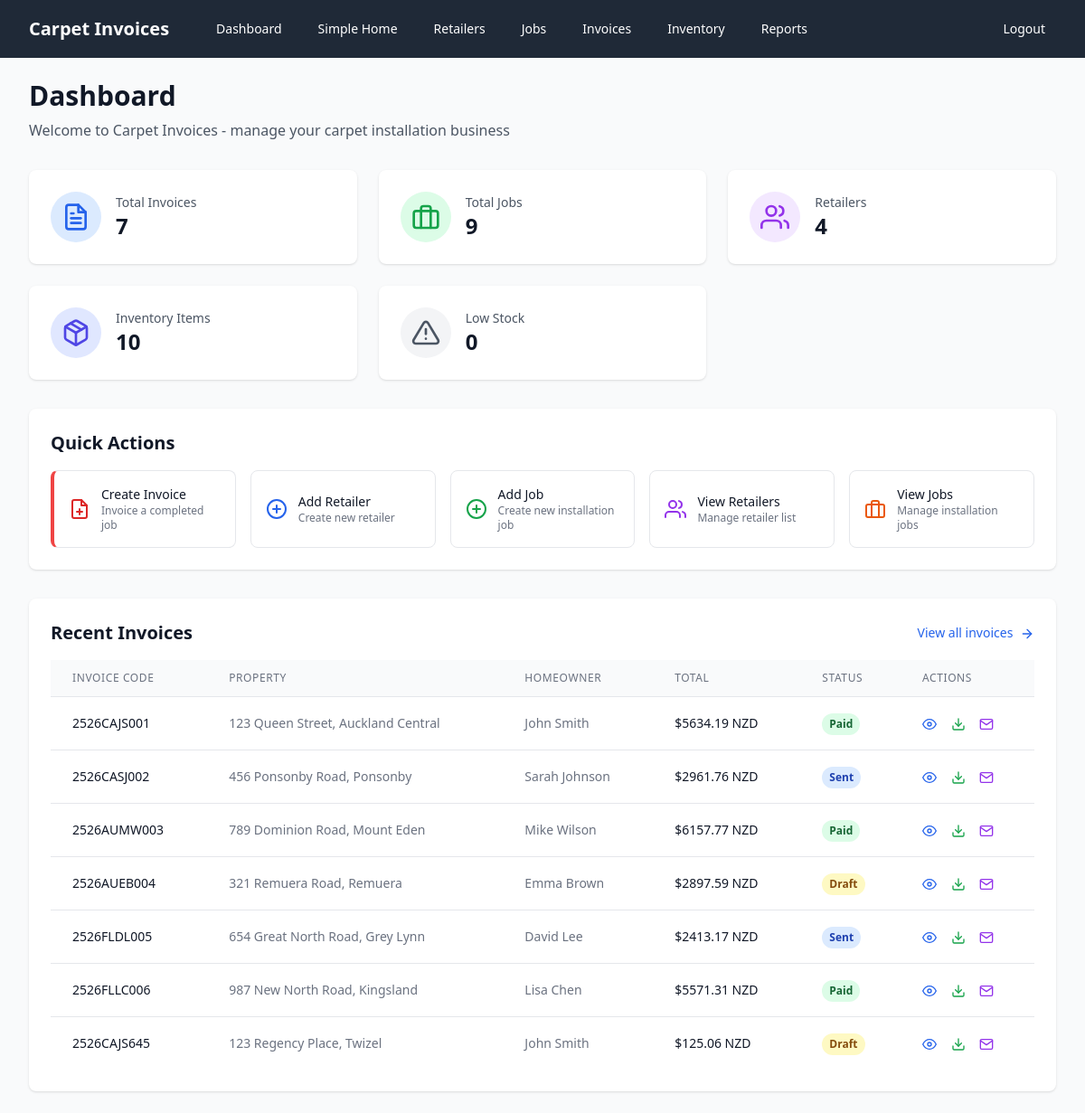
The page / (signed in) on the database as committed earlier.
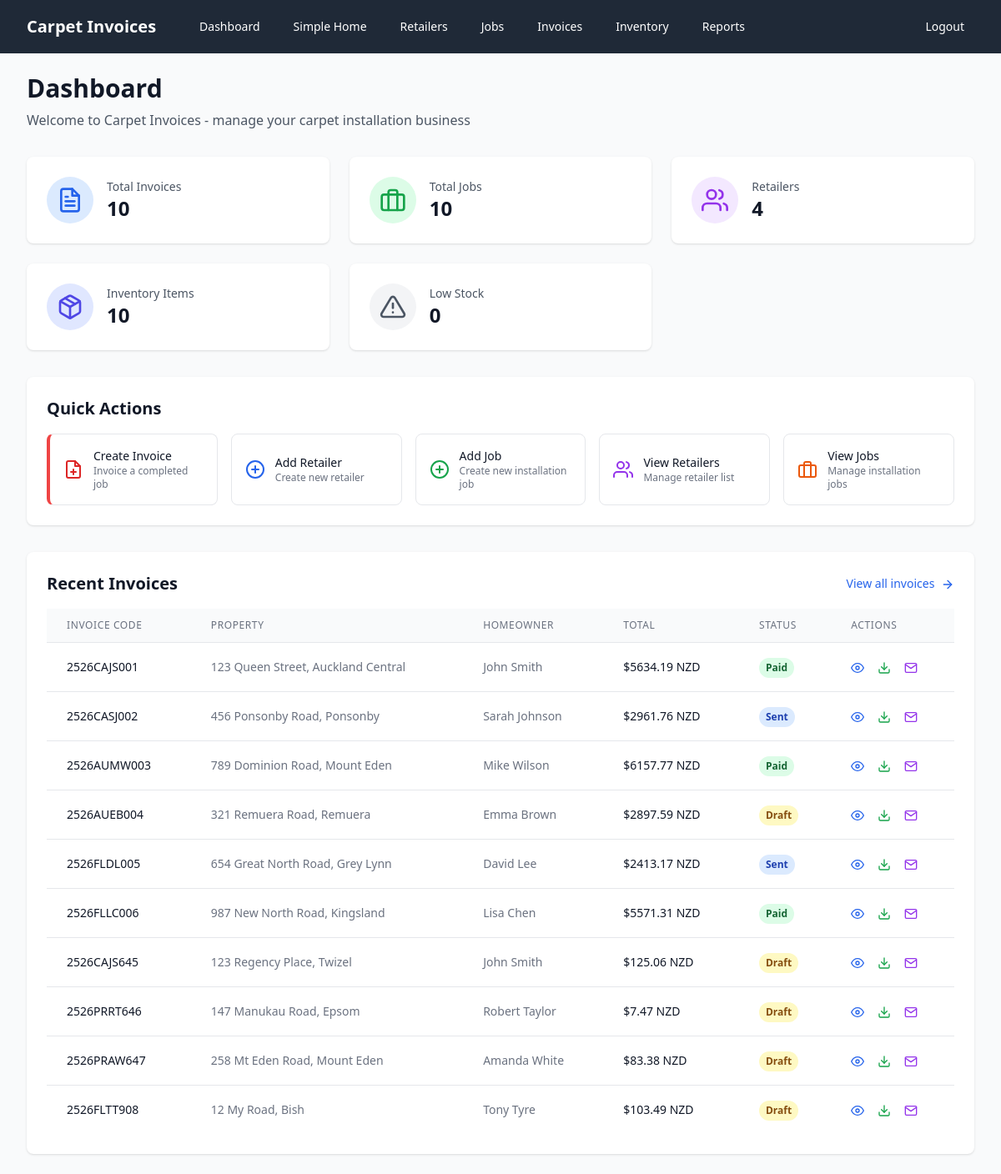
The same page on the database as committed later.
### models.py (models this page shows, shortened)
class Invoice(db.Model):
    id = db.Column(db.Integer, primary_key=True)
    invoice_code = db.Column(db.String(100), unique=True, nullable=False, index=True)
    job_id = db.Column(db.Integer, ForeignKey('job.id'), nullable=False, index=True)
    date_created = db.Column(db.Date, nullable=False, default=datetime.now().date, index=True)
    status = db.Column(db.String(20), nullable=False, default='draft', index=True)  # draft, sent, paid
    gst_percentage = db.Column(db.Float, nullable=False, default=15.0)
    subtotal = db.Column(db.Float, nullable=False, default=0.0)
    gst_amount = db.Column(db.Float, nullable=False, default=0.0)
    total = db.Column(db.Float, nullable=False, default=0.0, index=True)
    job = relationship("Job", back_populates="invoices")
    lines = relationship("InvoiceLine", back_populates="invoice", cascade="all, delete-orphan")
    files = relationship("FileStore", back_populates="invoice", cascade="all, delete-orphan")

class Job(db.Model):
    id = db.Column(db.Integer, primary_key=True)
    street_address = db.Column(db.String(200), nullable=False)
    suburb = db.Column(db.String(100), nullable=False)
    town_city = db.Column(db.String(100), nullable=False)
    retailer_id = db.Column(db.Integer, ForeignKey('retailer.id'), nullable=False)
    homeowner_name = db.Column(db.String(100), nullable=False)
    homeowner_phone = db.Column(db.String(20), nullable=False)
    date_completed = db.Column(db.Date, nullable=False)
    retailer = relationship("Retailer", back_populates="jobs")
    invoices = relationship("Invoice", back_populates="job")

### app.py (the view)
@app.route('/')
def index():
    if not session.get('logged_in'):
        return redirect(url_for('login'))
    recent_invoices = db.session.query(Invoice).join(Job).join(Retailer).limit(10).all()
    total_invoices = db.session.query(Invoice).count()
    total_jobs = db.session.query(Job).count()
    total_retailers = db.session.query(Retailer).count()
    total_inventory_items = db.session.query(InventoryItem).filter_by(is_active=True).count()
    low_stock_items = db.session.query(InventoryItem).filter_by(is_active=True).filter(
        InventoryItem.current_stock <= InventoryItem.minimum_stock
    ).count()
    total_inventory_value = db.session.query(
        db.func.sum(InventoryItem.current_stock * InventoryItem.unit_cost)
    ).filter_by(is_active=True).scalar() or 0
    return render_template('index.html',
                         recent_invoices=recent_invoices,
                         total_invoices=total_invoices,
                         total_jobs=total_jobs,
                         total_retailers=total_retailers,
                         total_inventory_items=total_inventory_items,
                         low_stock_items=low_stock_items,
                         total_inventory_value=total_inventory_value)

### app.py (called while the page is built)
def format_nz_currency(amount):
    return f"${amount:.2f} NZD"

@app.template_filter('nz_currency')
def nz_currency_filter(amount):
    return format_nz_currency(amount)

### templates/index.html (shortened to what this page needs)
{% extends "base.html" %}
{% block content %}
<div class="mb-8">
    <h1 class="text-3xl font-bold text-gray-900">Dashboard</h1>
    <p class="mt-2 text-gray-600">Welcome to Carpet Invoices - manage your carpet installation business</p>
</div>
<div class="grid grid-cols-1 md:grid-cols-2 lg:grid-cols-3 xl:grid-cols-6 gap-6 mb-8">
    <div class="bg-white rounded-lg shadow p-6">
        <div class="flex items-center">
            <div class="p-3 rounded-full bg-blue-100">
                <i data-feather="file-text" class="h-8 w-8 text-blue-600"></i>
            </div>
            <div class="ml-4">
                <p class="text-sm font-medium text-gray-600">Total Invoices</p>
                <p class="text-2xl font-bold text-gray-900">{{ total_invoices }}</p>
            </div>
        </div>
    </div>
    <div class="bg-white rounded-lg shadow p-6">
        <div class="flex items-center">
            <div class="p-3 rounded-full bg-green-100">
                <i data-feather="briefcase" class="h-8 w-8 text-green-600"></i>
            </div>
            <div class="ml-4">
                <p class="text-sm font-medium text-gray-600">Total Jobs</p>
                <p class="text-2xl font-bold text-gray-900">{{ total_jobs }}</p>
            </div>
        </div>
    </div>
    <div class="bg-white rounded-lg shadow p-6">
        <div class="flex items-center">
            <div class="p-3 rounded-full bg-purple-100">
                <i data-feather="users" class="h-8 w-8 text-purple-600"></i>
            </div>
            <div class="ml-4">
                <p class="text-sm font-medium text-gray-600">Retailers</p>
                <p class="text-2xl font-bold text-gray-900">{{ total_retailers }}</p>
            </div>
        </div>
    </div>
    <div class="bg-white rounded-lg shadow p-6">
        <div class="flex items-center">
            <div class="p-3 rounded-full bg-indigo-100">
                <i data-feather="package" class="h-8 w-8 text-indigo-600"></i>
            </div>
            <div class="ml-4">
                <p class="text-sm font-medium text-gray-600">Inventory Items</p>
                <p class="text-2xl font-bold text-gray-900">{{ total_inventory_items }}</p>
            </div>
        </div>
    </div>
    <div class="bg-white rounded-lg shadow p-6">
        <div class="flex items-center">
            <div class="p-3 rounded-full {% if low_stock_items > 0 %}bg-orange-100{% else %}bg-gray-100{% endif %}">
                <i data-feather="alert-triangle" class="h-8 w-8 {% if low_stock_items > 0 %}text-orange-600{% else %}text-gray-600{% endif %}"></i>
            </div>
            <div class="ml-4">
                <p class="text-sm font-medium text-gray-600">Low Stock</p>
                <p class="text-2xl font-bold {% if low_stock_items > 0 %}text-orange-600{% else %}text-gray-900{% endif %}">{{ low_stock_items }}</p>
            </div>
        </div>
    </div>
</div>
<div class="bg-white rounded-lg shadow mb-8">
    <div class="p-6">
        <h2 class="text-xl font-semibold text-gray-900 mb-4">Quick Actions</h2>
        <div class="grid grid-cols-1 sm:grid-cols-2 lg:grid-cols-5 gap-4">
            <a href="{{ url_for('jobs') }}" class="flex items-center p-4 border border-gray-200 rounded-lg hover:bg-gray-50 transition duration-200 border-l-4 border-l-red-500">
                <div class="flex-shrink-0">
                    <i data-feather="file-plus" class="h-6 w-6 text-red-600"></i>
                </div>
                <div class="ml-3">
                    <p class="text-sm font-medium text-gray-900">Create Invoice</p>
                    <p class="text-xs text-gray-500">Invoice a completed job</p>
                </div>
            </a>
            <a href="{{ url_for('add_retailer') }}" class="flex items-center p-4 border border-gray-200 rounded-lg hover:bg-gray-50 transition duration-200">
                <div class="flex-shrink-0">
                    <i data-feather="plus-circle" class="h-6 w-6 text-blue-600"></i>
                </div>
                <div class="ml-3">
                    <p class="text-sm font-medium text-gray-900">Add Retailer</p>
                    <p class="text-xs text-gray-500">Create new retailer</p>
                </div>
            </a>
            <a href="{{ url_for('add_job') }}" class="flex items-center p-4 border border-gray-200 rounded-lg hover:bg-gray-50 transition duration-200">
                <div class="flex-shrink-0">
                    <i data-feather="plus-circle" class="h-6 w-6 text-green-600"></i>
                </div>
                <div class="ml-3">
                    <p class="text-sm font-medium text-gray-900">Add Job</p>
                    <p class="text-xs text-gray-500">Create new installation job</p>
                </div>
            </a>
            <a href="{{ url_for('retailers') }}" class="flex items-center p-4 border border-gray-200 rounded-lg hover:bg-gray-50 transition duration-200">
                <div class="flex-shrink-0">
                    <i data-feather="users" class="h-6 w-6 text-purple-600"></i>
                </div>
                <div class="ml-3">
                    <p class="text-sm font-medium text-gray-900">View Retailers</p>
                    <p class="text-xs text-gray-500">Manage retailer list</p>
                </div>
            </a>
            <a href="{{ url_for('jobs') }}" class="flex items-center p-4 border border-gray-200 rounded-lg hover:bg-gray-50 transition duration-200">
                <div class="flex-shrink-0">
                    <i data-feather="briefcase" class="h-6 w-6 text-orange-600"></i>
                </div>
                <div class="ml-3">
                    <p class="text-sm font-medium text-gray-900">View Jobs</p>
                    <p class="text-xs text-gray-500">Manage installation jobs</p>
                </div>
            </a>
        </div>
    </div>
</div>
<div class="bg-white rounded-lg shadow">
    <div class="p-6">
        <div class="flex items-center justify-between mb-4">
            <h2 class="text-xl font-semibold text-gray-900">Recent Invoices</h2>
            <a href="{{ url_for('invoices') }}" class="text-blue-600 hover:text-blue-800 font-medium text-sm">
                View all invoices
                <i data-feather="arrow-right" class="inline h-4 w-4 ml-1"></i>
            </a>
        </div>
        {% if recent_invoices %}
        <div class="overflow-x-auto">
            <table class="min-w-full divide-y divide-gray-200">
                <thead class="bg-gray-50">
                    <tr>
                        <th class="px-6 py-3 text-left text-xs font-medium text-gray-500 uppercase tracking-wider">Invoice Code</th>
                        <th class="px-6 py-3 text-left text-xs font-medium text-gray-500 uppercase tracking-wider">Property</th>
                        <th class="px-6 py-3 text-left text-xs font-medium text-gray-500 uppercase tracking-wider">Homeowner</th>
                        <th class="px-6 py-3 text-left text-xs font-medium text-gray-500 uppercase tracking-wider">Total</th>
                        <th class="px-6 py-3 text-left text-xs font-medium text-gray-500 uppercase tracking-wider">Status</th>
                        <th class="px-6 py-3 text-left text-xs font-medium text-gray-500 uppercase tracking-wider">Actions</th>
                    </tr>
                </thead>
                <tbody class="bg-white divide-y divide-gray-200">
                    {% for invoice in recent_invoices %}
                    <tr class="hover:bg-gray-50">
                        <td class="px-6 py-4 whitespace-nowrap text-sm font-medium text-gray-900">
                            {{ invoice.invoice_code }}
                        </td>
                        <td class="px-6 py-4 whitespace-nowrap text-sm text-gray-500">
                            {{ invoice.job.street_address }}, {{ invoice.job.suburb }}
                        </td>
                        <td class="px-6 py-4 whitespace-nowrap text-sm text-gray-500">
                            {{ invoice.job.homeowner_name }}
                        </td>
                        <td class="px-6 py-4 whitespace-nowrap text-sm text-gray-900 font-medium">
                            {{ invoice.total | nz_currency }}
                        </td>
                        <td class="px-6 py-4 whitespace-nowrap">
                            <span class="inline-flex px-2 py-1 text-xs font-semibold rounded-full
                                {% if invoice.status == 'paid' %}bg-green-100 text-green-800
                                {% elif invoice.status == 'sent' %}bg-blue-100 text-blue-800
                                {% else %}bg-yellow-100 text-yellow-800{% endif %}">
                                {{ invoice.status.title() }}
                            </span>
                        </td>
                        <td class="px-6 py-4 whitespace-nowrap text-sm font-medium">
                            <a href="{{ url_for('invoice_preview', invoice_id=invoice.id) }}" class="text-blue-600 hover:text-blue-800 mr-3">
                                <i data-feather="eye" class="inline h-4 w-4"></i>
                            </a>
                            <a href="{{ url_for('invoice_pdf', invoice_id=invoice.id) }}" class="text-green-600 hover:text-green-800 mr-3">
                                <i data-feather="download" class="inline h-4 w-4"></i>
                            </a>
                            <a href="{{ url_for('invoice_email', invoice_id=invoice.id) }}" class="text-purple-600 hover:text-purple-800">
                                <i data-feather="mail" class="inline h-4 w-4"></i>
                            </a>
                        </td>
                    </tr>
                    {% endfor %}
                </tbody>
            </table>
        </div>
        {% endif %}
    </div>
</div>
{% endblock %}

### templates/base.html (shortened to what this page needs)
<!DOCTYPE html>
<html lang="en">
<head>
    <script src="https://cdn.tailwindcss.com"></script>
</head>
<body class="bg-gray-50 min-h-screen">
    {% if session.logged_in %}
    <nav class="bg-gray-800 text-white no-print">
        <div class="max-w-7xl mx-auto px-4 sm:px-6 lg:px-8">
            <div class="flex items-center justify-between h-16">
                <div class="flex items-center">
                    <div class="flex-shrink-0">
                        <h1 class="text-xl font-bold">Carpet Invoices</h1>
                    </div>
                    <div class="hidden md:block">
                        <div class="ml-10 flex items-baseline space-x-4">
                            <a href="{{ url_for('index') }}" class="hover:bg-gray-700 px-3 py-2 rounded-md text-sm font-medium">
                                Dashboard
                            </a>
                            <a href="{{ url_for('simple_home') }}" class="hover:bg-gray-700 px-3 py-2 rounded-md text-sm font-medium">
                                Simple Home
                            </a>
                            <a href="{{ url_for('retailers') }}" class="hover:bg-gray-700 px-3 py-2 rounded-md text-sm font-medium">
                                Retailers
                            </a>
                            <a href="{{ url_for('jobs') }}" class="hover:bg-gray-700 px-3 py-2 rounded-md text-sm font-medium">
                                Jobs
                            </a>
                            <a href="{{ url_for('invoices') }}" class="hover:bg-gray-700 px-3 py-2 rounded-md text-sm font-medium">
                                Invoices
                            </a>
                            <a href="{{ url_for('inventory') }}" class="hover:bg-gray-700 px-3 py-2 rounded-md text-sm font-medium">
                                Inventory
                            </a>
                            <a href="{{ url_for('reports') }}" class="hover:bg-gray-700 px-3 py-2 rounded-md text-sm font-medium">
                                Reports
                            </a>
                        </div>
                    </div>
                </div>
                <div class="hidden md:block">
                    <div class="ml-4 flex items-center md:ml-6">
                        <a href="{{ url_for('logout') }}" class="hover:bg-gray-700 px-3 py-2 rounded-md text-sm font-medium">
                            Logout
                        </a>
                    </div>
                </div>
            </div>
        </div>
    </nav>
    {% endif %}
    <main class="{% if not session.logged_in %}min-h-screen flex items-center justify-center{% else %}max-w-7xl mx-auto py-6 px-4 sm:px-6 lg:px-8{% endif %}">
        {% block content %}{% endblock %}
    </main>
</body>
</html>

Rows that differ between the two databases and show on the page:
added Invoice: invoice_code "2526PRRT646", job.street_address "147 Manukau Road", job.suburb "Epsom", job.homeowner_name "Robert Taylor", total|nz_currency "$7.47 NZD", status "Draft"
added Invoice: invoice_code "2526PRAW647", job.street_address "258 Mt Eden Road", job.suburb "Mount Eden", job.homeowner_name "Amanda White", total|nz_currency "$83.38 NZD", status "Draft"
added Invoice: invoice_code "2526FLTT908", job.street_address "12 My Road", job.suburb "Bish", job.homeowner_name "Tony Tyre", total|nz_currency "$103.49 NZD", status "Draft"
Other text that changed with them:
{{ total_invoices }}: "7" → "10"
{{ total_jobs }}: "9" → "10"
